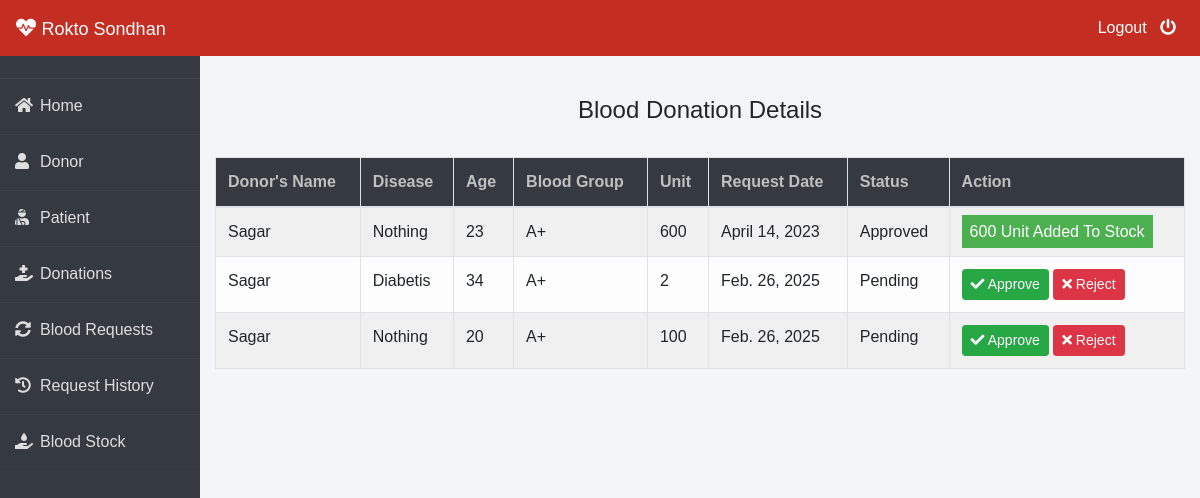
/admin-donation (signed in), run on the app's committed database.
### donor/models.py (models this page shows, shortened)
class BloodDonate(models.Model):
    donor=models.ForeignKey(Donor,on_delete=models.CASCADE)
    disease=models.CharField(max_length=100,default="Nothing")
    age=models.PositiveIntegerField()
    bloodgroup=models.CharField(max_length=10)
    unit=models.PositiveIntegerField(default=0)
    status=models.CharField(max_length=20,default="Pending")
    date=models.DateField(auto_now=True)

class Donor(models.Model):
    user=models.OneToOneField(User,on_delete=models.CASCADE)
    profile_pic= models.ImageField(upload_to='profile_pic/Donor/',null=True,blank=True)
    bloodgroup=models.CharField(max_length=10)
    address = models.CharField(max_length=40)
    mobile = models.CharField(max_length=20,null=False)
    def __str__(self):
        return self.user.first_name

### blood/views.py (the view)
# urls.py: path('admin-donation', views.admin_donation_view,name='admin-donation'),
@login_required(login_url='adminlogin')
def admin_donation_view(request):
    donations=dmodels.BloodDonate.objects.all()
    return render(request,'blood/admin_donation.html',{'donations':donations})

### templates/blood/admin_donation.html (shortened to what this page needs)
{% extends 'blood/adminbase.html' %}
{% block content %}
{% load widget_tweaks %}
{%load static%}
<head>
   </head>
<br><br>
<div class="container">
    <H4 class="text-center">Blood Donation Details</H4><br>
    <table class="table table-light table-hover table-bordered table-striped">
        <thead class="bg-dark">
            <tr>
                <th scope="col" style="color: rgb(192, 192, 192);">Donor's Name</th>
                <th scope="col" style="color: rgb(192, 192, 192);">Disease</th>
                <th scope="col" style="color: rgb(192, 192, 192);">Age</th>
                <th scope="col" style="color: rgb(192, 192, 192);">Blood Group</th>
                <th scope="col" style="color: rgb(192, 192, 192);">Unit</th>
                <th scope="col" style="color: rgb(192, 192, 192);">Request Date</th>
                <th scope="col" style="color: rgb(192, 192, 192);">Status</th>
                <th style="color: rgb(192, 192, 192);">Action</th>
            </tr>
        </thead>
        <tbody>
            {% for t in donations %}
            <tr>
                <td> {{t.donor}}</td>
                <td> {{t.disease}}</td>
                <td> {{t.age}}</td>
                <td>{{t.bloodgroup}}</td>
                <td>{{t.unit}}</td>
                <td>{{t.date}}</td>
                <td>{{t.status}}</td>
                {% if t.status == 'Pending' %}
                <td>
                    <button class="btn btn-success btn-sm"><a  style="text-decoration: none;color: white;" href="{% url 'approve-donation' t.id  %}"><i class="fa fa-check"></i> Approve</a> </button>
                    <button class="btn btn-danger btn-sm"><a  style="text-decoration: none;color: white;" href="{% url 'reject-donation' t.id  %}"><i class="fa fa-times"></i> Reject</a> </button>
                </td>
                {% elif  t.status == 'Approved' %}
                <td><span class="label success">{{t.unit}} Unit Added To Stock</span></td>
                {% else %}
                <td><span class="label danger">0 Unit Added To Stock</span></td>
                {% endif %}
            </tr>
            {% endfor %}
        </tbody>
    </table>
</div>
{% endblock content %}

### templates/blood/adminbase.html (style rules this page uses)
* { margin: 0; padding: 0; box-sizing: border-box; list-style: none; text-decoration: none; font-family: 'Josefin Sans', sans-serif; }
body { background-color: #f3f5f9; }

### templates/blood/admin_donation.html (style rules this page uses)
.label { color: white; padding: 8px; }
.success { background-color: #4CAF50; }

### data on the page
BloodDonate: donor "Sagar", disease "Nothing", age "23", bloodgroup "A+", unit "600", date "April 14, 2023", status "Approved"
BloodDonate: donor "Sagar", disease "Diabetis", age "34", bloodgroup "A+", unit "2", date "Feb. 26, 2025", status "Pending", shows "Approve"
BloodDonate: donor "Sagar", disease "Nothing", age "20", bloodgroup "A+", unit "100", date "Feb. 26, 2025", status "Pending", shows "Approve"
